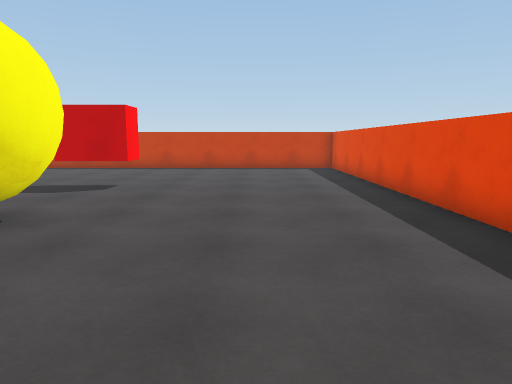
[1] (above)

16 first-person views from a walk through a 3-D level made in the Unity game engine. The camera is 1.3 m above the floor, tilts 8° down and sees 70° across. The floor is counted in squares, 1 m on a side. Each view is taken from the middle of a square. On the plan, view 1 faces up. The plan holds only what a view shows up to about 15 squares ahead; the rest is blank. The place goes on beyond the plan.

[2]
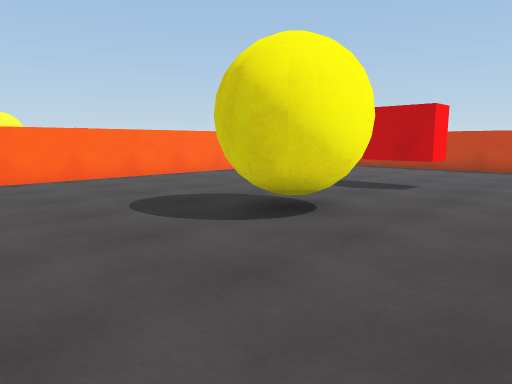

[3]
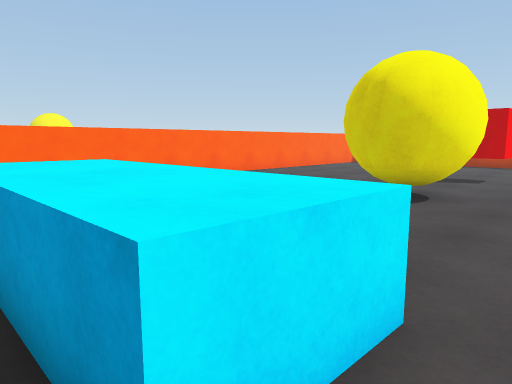

[4]
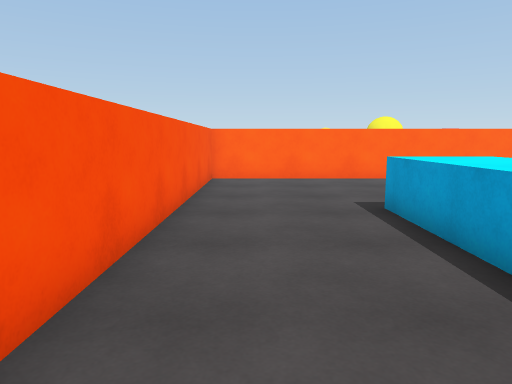

[5]
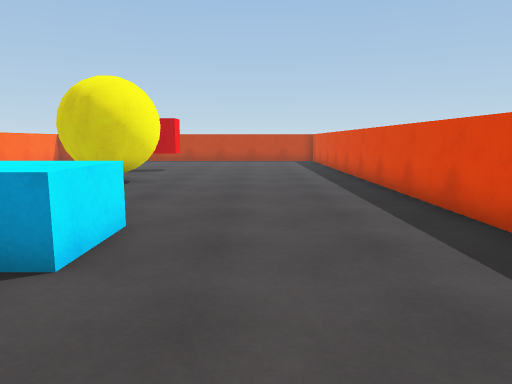

[6]
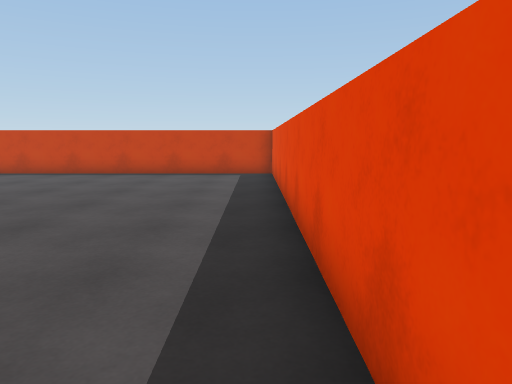

[7]
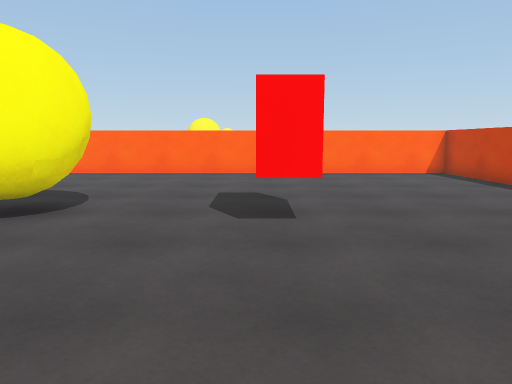

[8]
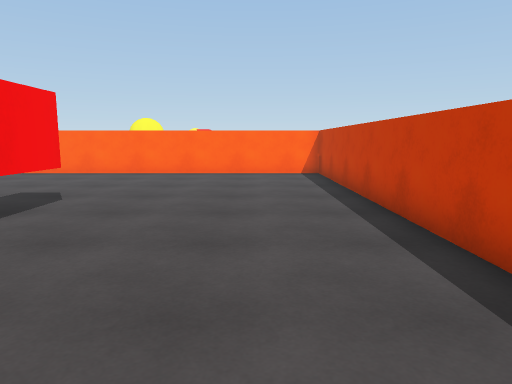

[9]
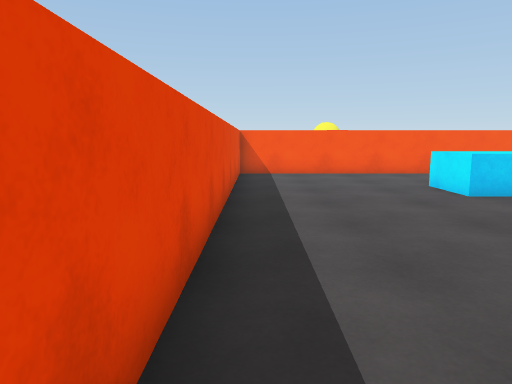

[10]
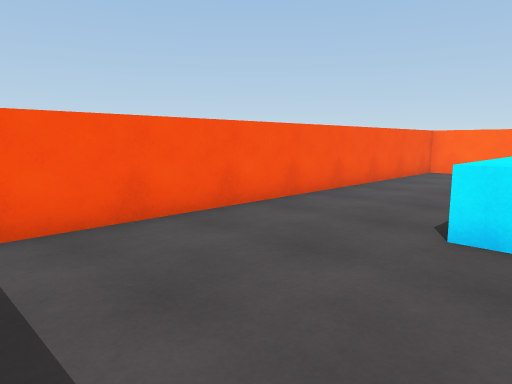

[11]
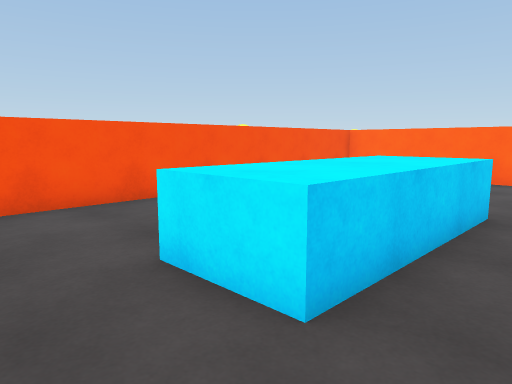

[12]
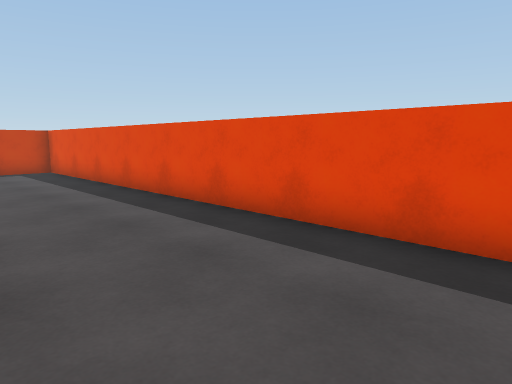

[13]
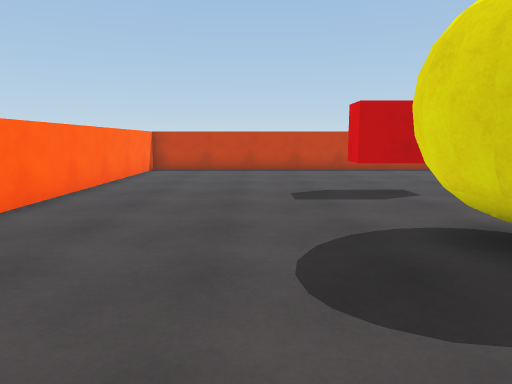

[14]
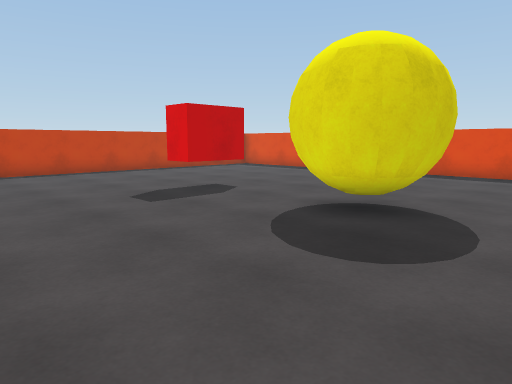

[15]
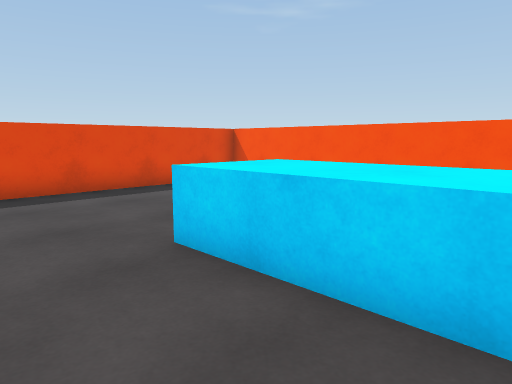

[16]
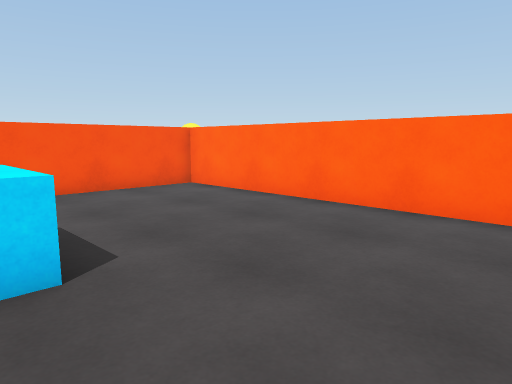

### Floor plan
Key: @ floor where view 1 was taken; # wall or solid block; . floor; ^ raised ledge; B red block.
Columns run from 13 left of view 1 to 4 right of it. Each row starts with its distance up from view 1.
 18 ^^^^^^^^^^^^^^^^^^
 17 ^................^
 16 ^................^
 15 ^................^
 14 ^................^
 13 ^................^
 12 ^................^
 11 ^.......BB.......^
 10 ^.......BB.......^
  9 ^................^
  8 ^................^
  7 ^.......##.......^
  6 ^......####......^
  5 ^......####......^
  4 ^.......##.......^
  3 ^................^
  2 ^................^
  1 ^................^
  0 ^............@...^
 -1 ^.....^^^^^^.....^
 -2 ^.....^^^^^^.....^
 -3 ^................^
 -4 ^................^
 -5 ^................^
 -6 ^................^
 -7 ^^^^^^^^^^^^^^^^^^

Positions as (right, up) in squares from view 1, and headings:
1: (0, 0), facing up
2: (0, 0), facing up-left
3: (-1, -3), facing up-left
4: (0, -5), facing left
5: (0, -6), facing up
6: (3, 3), facing up
7: (2, 10), facing left
8: (2, 15), facing left
9: (3, 8), facing down
10: (3, -1), facing down-left
11: (0, 1), facing down-left
12: (-1, 1), facing up-right
13: (-8, 1), facing up
14: (-11, 2), facing up-right
15: (-6, 2), facing down-right
16: (-6, 3), facing down-left
